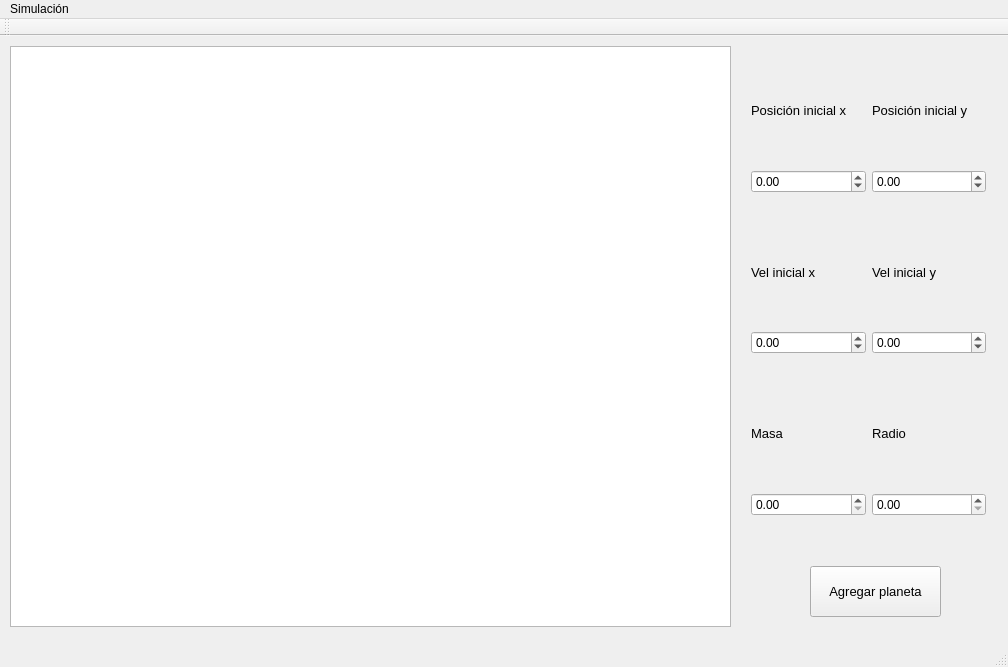
<?xml version="1.0" encoding="UTF-8"?>
<ui version="4.0">
 <class>MainWindow</class>
 <widget class="QMainWindow" name="MainWindow">
  <property name="geometry">
   <rect>
    <x>0</x>
    <y>0</y>
    <width>1008</width>
    <height>667</height>
   </rect>
  </property>
  <property name="windowTitle">
   <string>MainWindow</string>
  </property>
  <widget class="QWidget" name="centralWidget">
   <widget class="QWidget" name="gridLayoutWidget">
    <property name="geometry">
     <rect>
      <x>740</x>
      <y>10</y>
      <width>257</width>
      <height>501</height>
     </rect>
    </property>
    <layout class="QGridLayout" name="gridLayout">
     <item row="7" column="2">
      <widget class="QDoubleSpinBox" name="radio">
       <property name="maximum">
        <double>1000.000000000000000</double>
       </property>
      </widget>
     </item>
     <item row="1" column="2">
      <widget class="QDoubleSpinBox" name="pyo">
       <property name="minimum">
        <double>-8000.000000000000000</double>
       </property>
       <property name="maximum">
        <double>8000.000000000000000</double>
       </property>
       <property name="singleStep">
        <double>100.000000000000000</double>
       </property>
      </widget>
     </item>
     <item row="0" column="2">
      <widget class="QLabel" name="label_2">
       <property name="font">
        <font>
         <pointsize>10</pointsize>
        </font>
       </property>
       <property name="text">
        <string>Posición inicial y</string>
       </property>
      </widget>
     </item>
     <item row="3" column="1">
      <widget class="QLabel" name="label_3">
       <property name="font">
        <font>
         <pointsize>10</pointsize>
        </font>
       </property>
       <property name="text">
        <string>Vel inicial x</string>
       </property>
      </widget>
     </item>
     <item row="8" column="1" colspan="2">
      <spacer name="horizontalSpacer_3">
       <property name="orientation">
        <enum>Qt::Horizontal</enum>
       </property>
       <property name="sizeHint" stdset="0">
        <size>
         <width>40</width>
         <height>20</height>
        </size>
       </property>
      </spacer>
     </item>
     <item row="3" column="2">
      <widget class="QLabel" name="label_4">
       <property name="font">
        <font>
         <pointsize>10</pointsize>
        </font>
       </property>
       <property name="text">
        <string>Vel inicial y</string>
       </property>
      </widget>
     </item>
     <item row="0" column="1">
      <widget class="QLabel" name="label">
       <property name="font">
        <font>
         <pointsize>10</pointsize>
         <weight>50</weight>
         <bold>false</bold>
        </font>
       </property>
       <property name="text">
        <string>Posición inicial x</string>
       </property>
      </widget>
     </item>
     <item row="5" column="1" colspan="2">
      <spacer name="horizontalSpacer_2">
       <property name="orientation">
        <enum>Qt::Horizontal</enum>
       </property>
       <property name="sizeHint" stdset="0">
        <size>
         <width>40</width>
         <height>20</height>
        </size>
       </property>
      </spacer>
     </item>
     <item row="6" column="1">
      <widget class="QLabel" name="label_5">
       <property name="font">
        <font>
         <pointsize>10</pointsize>
        </font>
       </property>
       <property name="text">
        <string>Masa</string>
       </property>
      </widget>
     </item>
     <item row="1" column="1">
      <widget class="QDoubleSpinBox" name="pxo">
       <property name="minimum">
        <double>-8000.000000000000000</double>
       </property>
       <property name="maximum">
        <double>8000.000000000000000</double>
       </property>
       <property name="singleStep">
        <double>100.000000000000000</double>
       </property>
       <property name="value">
        <double>0.000000000000000</double>
       </property>
      </widget>
     </item>
     <item row="4" column="1">
      <widget class="QDoubleSpinBox" name="vxo">
       <property name="minimum">
        <double>-100.000000000000000</double>
       </property>
       <property name="maximum">
        <double>100.000000000000000</double>
       </property>
      </widget>
     </item>
     <item row="4" column="2">
      <widget class="QDoubleSpinBox" name="vyo">
       <property name="minimum">
        <double>-100.000000000000000</double>
       </property>
       <property name="maximum">
        <double>100.000000000000000</double>
       </property>
      </widget>
     </item>
     <item row="7" column="1">
      <widget class="QDoubleSpinBox" name="masa">
       <property name="maximum">
        <double>100000.000000000000000</double>
       </property>
       <property name="singleStep">
        <double>1000.000000000000000</double>
       </property>
      </widget>
     </item>
     <item row="6" column="2">
      <widget class="QLabel" name="label_6">
       <property name="font">
        <font>
         <pointsize>10</pointsize>
        </font>
       </property>
       <property name="text">
        <string>Radio</string>
       </property>
      </widget>
     </item>
     <item row="2" column="1" colspan="2">
      <spacer name="horizontalSpacer">
       <property name="orientation">
        <enum>Qt::Horizontal</enum>
       </property>
       <property name="sizeHint" stdset="0">
        <size>
         <width>40</width>
         <height>20</height>
        </size>
       </property>
      </spacer>
     </item>
    </layout>
   </widget>
   <widget class="QGraphicsView" name="graphicsView">
    <property name="geometry">
     <rect>
      <x>10</x>
      <y>10</y>
      <width>721</width>
      <height>581</height>
     </rect>
    </property>
   </widget>
   <widget class="QPushButton" name="agregar">
    <property name="geometry">
     <rect>
      <x>810</x>
      <y>530</y>
      <width>131</width>
      <height>51</height>
     </rect>
    </property>
    <property name="font">
     <font>
      <pointsize>10</pointsize>
     </font>
    </property>
    <property name="text">
     <string>Agregar planeta</string>
    </property>
   </widget>
  </widget>
  <widget class="QMenuBar" name="menuBar">
   <property name="geometry">
    <rect>
     <x>0</x>
     <y>0</y>
     <width>1008</width>
     <height>26</height>
    </rect>
   </property>
   <widget class="QMenu" name="Simulacion">
    <property name="title">
     <string>Simulación</string>
    </property>
    <addaction name="actionIniciar"/>
    <addaction name="actionDetener"/>
    <addaction name="actionCerrar"/>
    <addaction name="separator"/>
   </widget>
   <addaction name="Simulacion"/>
  </widget>
  <widget class="QToolBar" name="mainToolBar">
   <attribute name="toolBarArea">
    <enum>TopToolBarArea</enum>
   </attribute>
   <attribute name="toolBarBreak">
    <bool>false</bool>
   </attribute>
  </widget>
  <widget class="QStatusBar" name="statusBar"/>
  <action name="actionIniciar">
   <property name="icon">
    <iconset resource="iconos.qrc">
     <normaloff>:/imagen/play.png</normaloff>:/imagen/play.png</iconset>
   </property>
   <property name="text">
    <string>Iniciar</string>
   </property>
  </action>
  <action name="actionDetener">
   <property name="icon">
    <iconset resource="iconos.qrc">
     <normaloff>:/imagen/stop.jpg</normaloff>:/imagen/stop.jpg</iconset>
   </property>
   <property name="text">
    <string>Detener</string>
   </property>
  </action>
  <action name="actionCerrar">
   <property name="icon">
    <iconset resource="iconos.qrc">
     <normaloff>:/imagen/exit.jpg</normaloff>:/imagen/exit.jpg</iconset>
   </property>
   <property name="text">
    <string>Cerrar</string>
   </property>
  </action>
 </widget>
 <layoutdefault spacing="6" margin="11"/>
 <resources>
  <include location="iconos.qrc"/>
 </resources>
 <connections/>
</ui>
